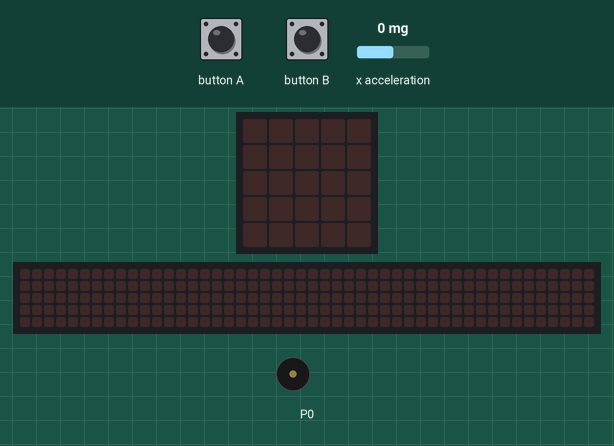
Simulated run of this program. Board: BBC micro:bit (MakeCode). Shown: the board's 5×5 LED display, a strip that is not on the board, showing the scrolling text unrolled, buzzer (waves = sounding). Inputs (shaded band) come from the test bench; at power-on: x acceleration 0 mg. The 48×5 strip is a reading aid, not a part: it shows the text the display is scrolling, unrolled, one strip-width of it at a time.

Above: at 1.2 s.
1.3 s: button A pressed for 0.15 s
At 1.8 s:
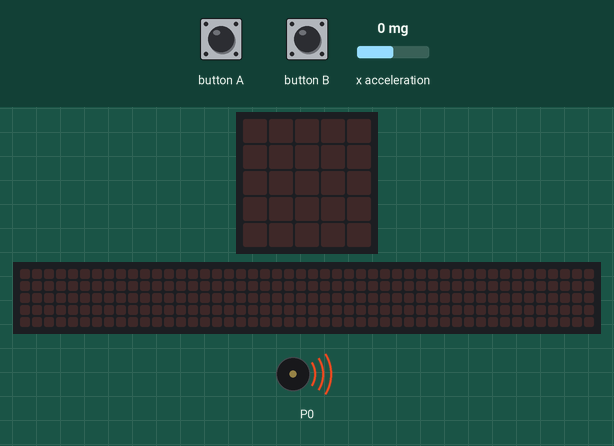
4.4 s: button B pressed for 0.15 s
At 6.9 s:
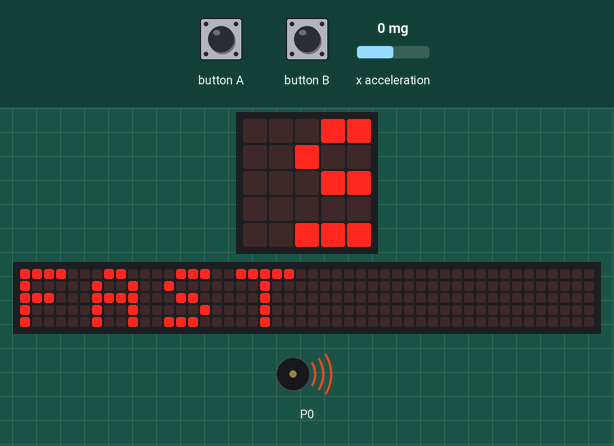
7.4 s: button A pressed for 0.15 s
At 13.02 s:
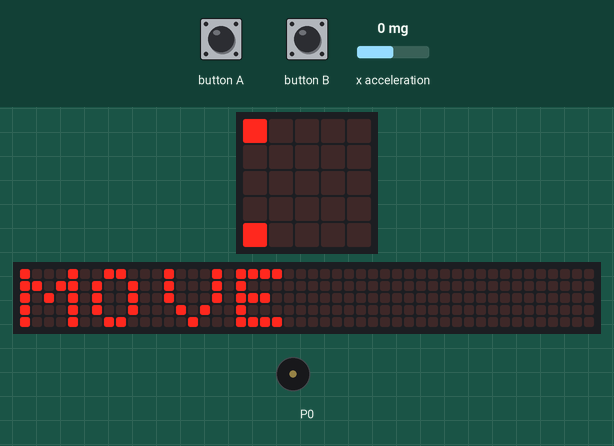
13.5 s: button B pressed for 0.15 s
At 20.91 s:
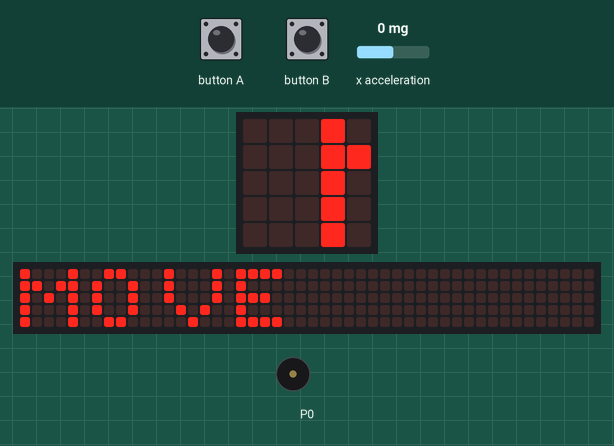
Timing chart, 0 to 27.0 s (numbered marks = the images above; inputs shaded):
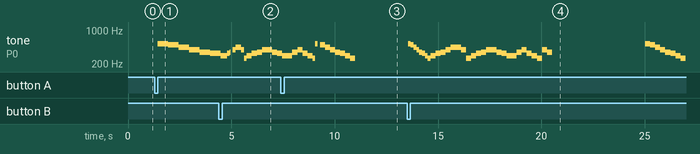

Measured:
- after the input at 1.3 s, tone on P0: plays 523 Hz for 0.51 s, 494 Hz for 0.51 s, 440 Hz for 0.51 s, 392 Hz for 0.51 s, 349 Hz for 0.51 s, 330 Hz for 0.42 s, starting after 0.15 s

The program:

main.ts
```typescript
input.onButtonPressed(Button.A, function () {
    music.play(music.stringPlayable("C5 B A G F E D C ", music.tempo()), music.PlaybackMode.UntilDone)
    music.changeTempoBy(200)
    basic.showString("FAST")
})
input.onButtonPressed(Button.B, function () {
    music.play(music.stringPlayable("D E F G A A G C ", 250), music.PlaybackMode.UntilDone)
    music.play(music.stringPlayable("D E F G G F E D ", 250), music.PlaybackMode.UntilDone)
    music.play(music.stringPlayable("D F G E D C G F ", 250), music.PlaybackMode.UntilDone)
    basic.showString("MOVE")
    music.play(music.stringPlayable("C5 B A G F E D C ", input.acceleration(Dimension.X)), music.PlaybackMode.UntilDone)
})
```

test.ts
```typescript
// les proves van aquí; això no es compilarà quan aquest paquet s'usi com a extensió.
```
